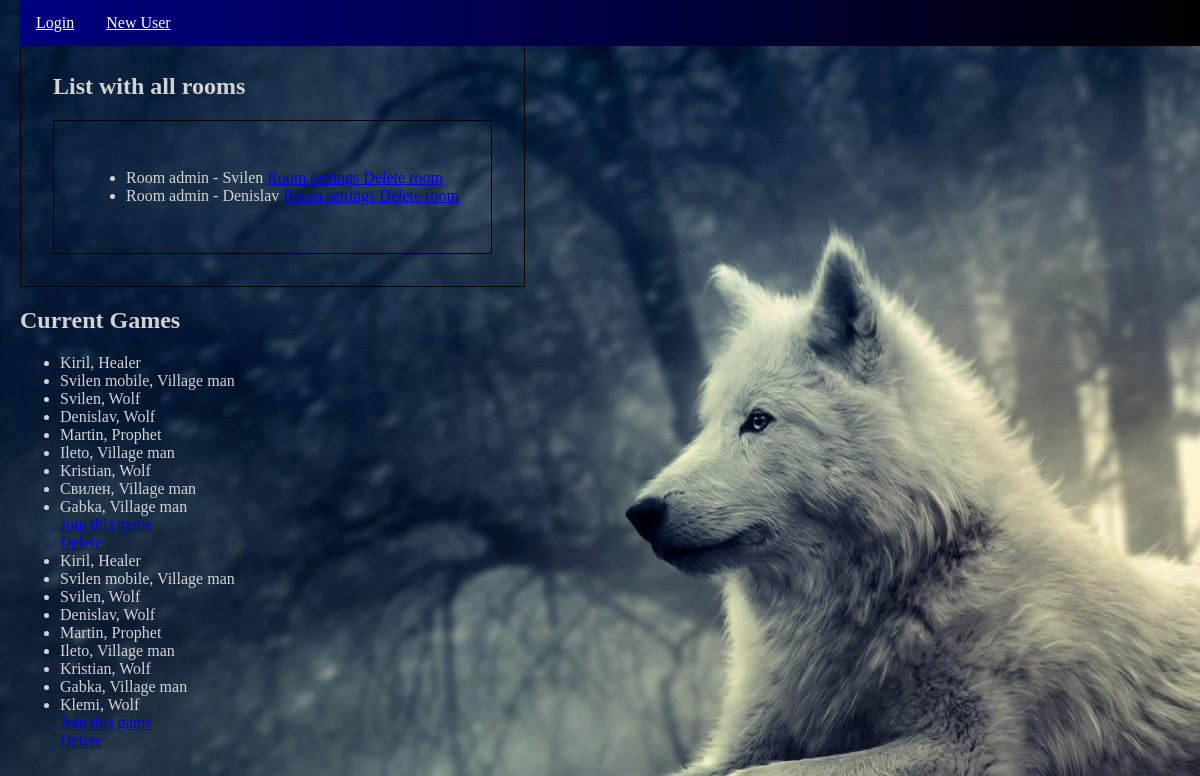
The page / on the database its author committed.
### wolfs_game/models.py (models this page shows, shortened)
class Room(models.Model):
    admin = models.ForeignKey(User, on_delete=models.DO_NOTHING, related_name='administered_rooms')
    users = models.ManyToManyField(User, related_name='joined_rooms')

class Player(models.Model):
    user = models.OneToOneField(User, on_delete=models.DO_NOTHING)
    player_character = models.ForeignKey(Character, on_delete=models.DO_NOTHING)
    is_alive = models.BooleanField(default=True)
    room = models.ForeignKey(Room, on_delete=models.DO_NOTHING)

class Character(models.Model):
    role = models.CharField(max_length=50)
    is_role_good = models.BooleanField(default=True)
    def __str__(self):
        return self.role

class Game(models.Model):
    all_players = models.ManyToManyField(Player, related_name='all_games', default=None, blank=True)
    good_players = models.ManyToManyField(Player, related_name='good_games', default=None, blank=True)
    wolfs = models.ManyToManyField(Player, related_name='wolf_games', default=None, blank=True)
    wolf_votes = models.ManyToManyField(Player, related_name='wolf_votes_games', default=None, blank=True)
    healer_vote = models.ManyToManyField(Player, related_name='healer_vote_games', default=None, blank=True)
    is_next_round_active = models.BooleanField(default=True)

### wolfs_game/views.py (the view)
# urls.py: path('', IndexView.as_view(), name='index'),
class IndexView(ListView):
    model = Room
    template_name = 'index.html'
    def get_context_data(self, **kwargs):
        context = super().get_context_data(**kwargs)
        context['games'] = Game.objects.all()
        return context

### templates/index.html (shortened to what this page needs)
{% extends 'base.html' %}
{% block content %}
    <div>
        <div class="container">
            <div>
                <h2>List with all rooms</h2>
            </div>
            <div class="room">
                <ul>
                    {% for room in object_list %}
                        <li>Room admin - {{ room.admin.first_name }}
                            <a href="{% url 'details-room' pk=room.pk %}">
                                Room settings
                            </a>
                            <a href="{% url 'delete-room' pk=room.pk %}">Delete room</a>
                        </li>
                    {% endfor %}
                </ul>
            </div>
        </div>
        <div>
            <h2>Current Games</h2>
            <ul>
                {% for game in games %}
                    {% for player in game.all_players.all %}
                        <li>
                            {{ player.user.first_name }}, {{ player.player_character }}
                        </li>
                    {% endfor %}
                    <a href="{% url 'game' pk=game.pk %}">Join this game</a>
                    <br>
                    <a href="{% url 'delete-game' pk=game.pk %}">Delete</a>
                {% endfor %}
            </ul>
        </div>
{% endblock %}

### templates/base.html (shortened to what this page needs)
{% load static %}
<!doctype html>
<html lang="en">
<head>
    <link rel="stylesheet" type="text/css" href="{% static 'style.css' %}">
</head>
<header>
    <div class="navigation">
        <ul>
            {% if user.is_authenticated %}
                <li><a href="#" class="username">Hello {{ user.first_name }}</a></li>
                <li><a href="{% url 'index' %}">Home</a></li>
                <li><a href="{% url 'create-room' %}">Create a new room</a></li>
                <li>
                    <form action="{% url 'logout' %}" method="post">
                        {% csrf_token %}
                        <button type="submit" class="logout-btn">Logout</button>
                    </form>
                </li>
            {% else %}
                <li><a href="{% url 'login-user' %}">Login</a></li>
                <li><a href="{% url 'create-user' %}">New User</a></li>
            {% endif %}
        </ul>
    </div>
</header>
<body>
<div class="content">
    {% block content %}
    {% endblock %}
</div>
</body>
</html>

### staticfiles/style.css (style rules this page uses)
body { display: flex; height: 100vh; margin: 20px; color: lightgray; background-image: url('/staticfiles/background.jpg'); background-size: cover; background-repeat: no-repeat; background-position: center; }
.navigation { background: linear-gradient(to right, navy, black); width: 100%; margin: 0; padding: 0; position: fixed; top: 0; }
.navigation ul { list-style-type: none; margin: 0; padding: 0; overflow: hidden; width: 100%; font-family: "Comic Sans MS"; }
.navigation li { float: left; }
.navigation li a { color: white; display: block; padding: 14px 16px; background-color: transparent; border-radius: 20px; transition: border 0.3s, transform 0.3s; text-underline: none; }
.container { display: inline-block; justify-content: center; align-items: center; flex-wrap: wrap; gap: 2em; padding: 2em; border: 1px solid black; }
.room { display: flex; justify-content: center; align-items: center; flex-wrap: wrap; gap: 2em; padding: 2em; border: 1px solid black; flex-basis: 300px; flex-grow: 1; flex-shrink: 1; }

### rows shown on the page
Room: admin.first_name "Svilen"
Room: admin.first_name "Denislav"
Player: user.first_name "Kiril", player_character "Healer"
Player: user.first_name "Svilen mobile", player_character "Village man"
Player: user.first_name "Svilen", player_character "Wolf"
Player: user.first_name "Denislav", player_character "Wolf"
Player: user.first_name "Martin", player_character "Prophet"
Player: user.first_name "Ileto", player_character "Village man"
Player: user.first_name "Kristian", player_character "Wolf"
Player: user.first_name "Свилен", player_character "Village man"
Player: user.first_name "Gabka", player_character "Village man"
Player: user.first_name "Klemi", player_character "Wolf"
